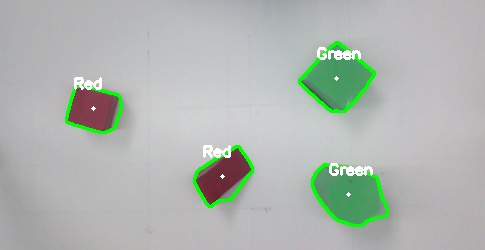
#> input picture data/FROM_kinect.jpg, 485 x 250 px; its folder holds only this picture in this run
$ python -i chang.py   (imports and definitions only)
#> lines starting #> are read from the running program, lines starting #| are printed output that depends on the picture; after the words box and inside, x2 and y2 are one past the last pixel; in counts of white or black regions, pixels touching at a corner belong together
from pykinect import nui
import numpy
import numpy as np
import cv2
import time
import matplotlib.pyplot as plt
import imutils


# [147 lines left out: functions auto_canny, processImage_2, video_handler_function, getImage, not called in this run]


#-----------------------------------------------------------------------------------------------

# ฟังก์ชั่ที่ใช้ปรับความละเอียดภาพ (ปกติใช้ 64x48 pixel)
def rescale(frames,percent = 75):

    width = 450
    hight = 340
    dim = (width,hight)

    return cv2.resize(frames,dim,interpolation = cv2.INTER_AREA)


#-----------------------------------------------------------------------------------------------

# ฟังก์ชั่ที่ใช้ประมวลผลภาพที่ได้
def processImage():
    try:
        print("\n\n********** RESULT PROCESSIMAGE ********** \n\n")
        max= np.array([255,150,97])
        min= np.array([50,44,53])
        pic_raw = cv2.imread('data/FROM_kinect.jpg')
#> pic_raw is the input picture: shape (250, 485, 3); mean B, G, R 177.5, 182.9, 176
        pic_raw = cv2.inRange(pic_raw,min,max)
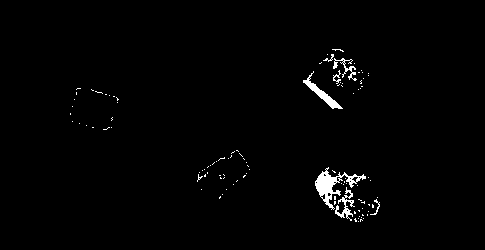
#> pic_raw: shape (250, 485); 1.4% white; 106 white regions (99 under 20 px), largest, box (x1, y1, x2, y2) and area: (315, 167, 366, 210) 625, (303, 71, 343, 109) 303, (335, 187, 355, 221) 217

        pic = pic_raw[114:437,88:560]
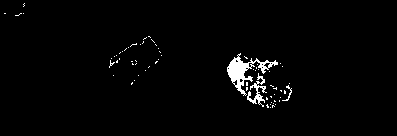
#> pic: shape (136, 397); 2% white; 68 white regions (65 under 20 px), largest, box (x1, y1, x2, y2) and area: (227, 53, 278, 96) 625, (247, 73, 267, 107) 217, (282, 85, 292, 101) 36
        cv2.imwrite('data/crop.jpg',pic)
        pic1 = rescale(pic,percent=10)
        print(" Rescale -- Succesfully !!")


        cv2.imwrite('data/rescale.jpg',pic1)

        img = cv2.imread('data/rescale.jpg')
#> img: shape (340, 450, 3); min 0, max 255, mean 5

        gray = cv2.cvtColor(img,cv2.COLOR_BGR2GRAY)
        cv2.imwrite('data/gray.jpg',gray)
        ret, thresh =cv2.threshold(gray,55,255,cv2.THRESH_BINARY_INV+cv2.THRESH_OTSU)
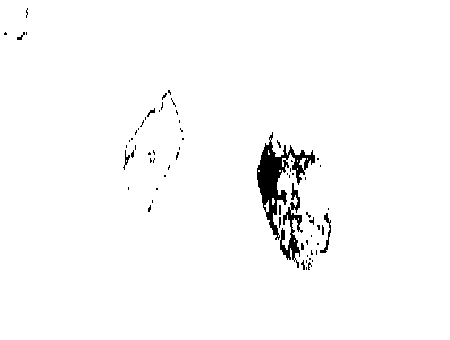
#> thresh: shape (340, 450); 97.9% white; 68 black regions (60 under 20 px), largest, box (x1, y1, x2, y2) and area: (257, 132, 315, 240) 1831, (280, 183, 303, 268) 655, (320, 213, 331, 253) 115
#> ret = 113
        cv2.imwrite('data/thesho.jpg',thresh)
        print(" Convert and Fix theshold -- Succesfully !!")


        # noise removal
        kernel = np.ones((3,3),np.uint8)
        opening = cv2.morphologyEx(thresh,cv2.MORPH_OPEN,kernel, iterations = 2)
#> opening: shape (340, 450); 97.3% white; 34 black regions (27 under 20 px), largest, box (x1, y1, x2, y2) and area: (257, 132, 331, 270) 3699, (123, 150, 134, 170) 68, (148, 150, 155, 163) 59
        cv2.imwrite('data/noise_rm.jpg',opening)
        print(" Remove noise -- Succesfully !!")

        # sure background area
        sure_bg = cv2.dilate(opening,kernel,iterations=3)
#> sure_bg: shape (340, 450); 99.1% white; 5 black regions (1 under 20 px), largest, box (x1, y1, x2, y2) and area: (260, 146, 312, 214) 1115, (289, 196, 299, 229) 110, (285, 243, 301, 257) 97, (276, 228, 282, 237) 34
        print(" Sure background area -- Succesfully !!")

        # Finding sure foreground area
        dist_transform = cv2.distanceTransform(opening,cv2.DIST_L2,5)
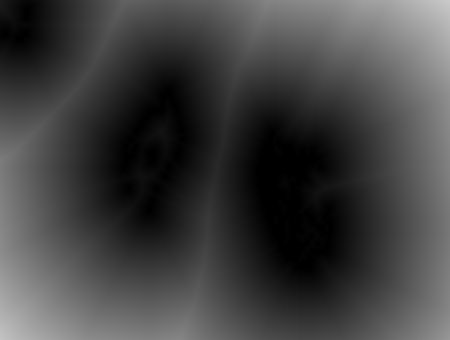
#> dist_transform: shape (340, 450) float32; min 0, max 202.2, mean 65.7
        ret, sure_fg = cv2.threshold(dist_transform,0.05*dist_transform.max(),255,0)
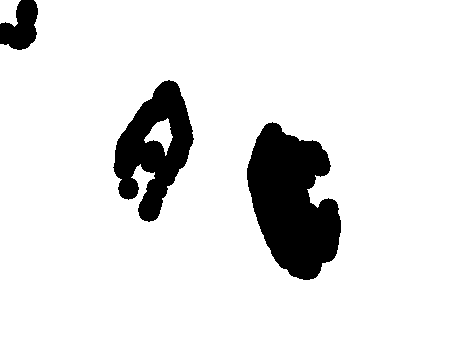
#> sure_fg: shape (340, 450) float32; 88.8% white; 3 black regions, box (x1, y1, x2, y2) and area: (247, 122, 341, 280) 9888, (113, 80, 194, 222) 6036, (0, 0, 38, 50) 1271
#> ret = 10.11
        ret, sure_fg_pix = cv2.threshold(dist_transform,0.98*dist_transform.max(),255,0)
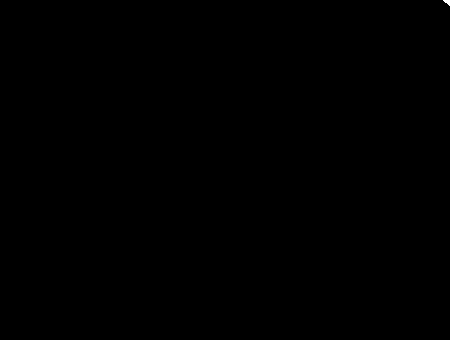
#> sure_fg_pix: shape (340, 450) float32; 0.02% white; 1 white region, box (x1, y1, x2, y2) and area: (443, 0, 450, 6) 24
#> ret = 198.1
        print(" Finding sure foreground area -- Succesfully !!")

        # Finding unknown region
        sure_fg = np.uint8(sure_fg)
        unknown = cv2.subtract(sure_bg,sure_fg)
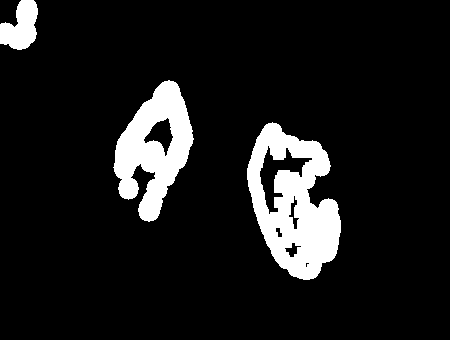
#> unknown: shape (340, 450); 10.3% white; 3 white regions, box (x1, y1, x2, y2) and area: (247, 122, 341, 280) 8526, (113, 80, 194, 222) 6036, (0, 0, 38, 50) 1271
        cv2.imwrite('data/pi.jpg',sure_fg )
        cv2.imwrite('data/pixel.jpg',sure_fg_pix )
        print(" Finding unknown region -- Succesfully !!")

    except:
        print(" In Chang ERROR function -- processImage")
    #----------------------------------------------------------------------------------------


# [71 lines left out: functions calculateDistance, video_handler_function_feedback, get_image_feedback, not called in this run]

>>> result = processImage()
